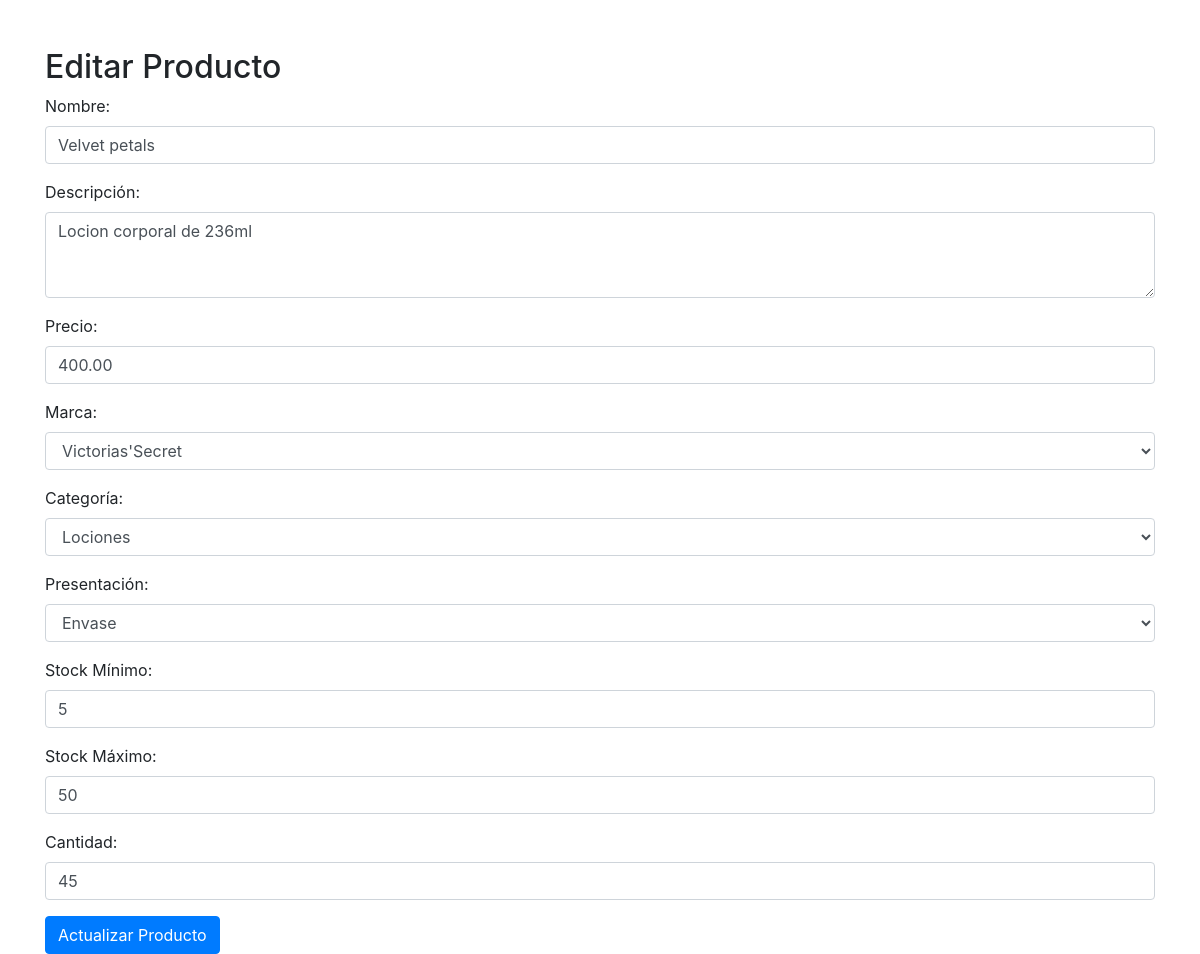
The page /editar_producto.php?id=1 on the database its author committed.
### tables this page shows
CREATE TABLE `producto`  (
  `id` int NOT NULL AUTO_INCREMENT,
  `nombre` varchar(255) NOT NULL,
  `descripcion` text NULL,
  `precio` decimal(10, 2) NOT NULL,
  `id_marca` int NULL DEFAULT NULL,
  `id_categoria` int NULL DEFAULT NULL,
  `id_presentacion` int NULL DEFAULT NULL,
  `stock_minimo` int NULL DEFAULT 0,
  `stock_maximo` int NULL DEFAULT 0,
  `cantidad` int NULL DEFAULT 0,
  `imagen_url` varchar(255) NULL DEFAULT NULL,
  PRIMARY KEY (`id`) USING BTREE,
  INDEX `id_marca`(`id_marca` ASC) USING BTREE,
  INDEX `id_categoria`(`id_categoria` ASC) USING BTREE,
  INDEX `id_presentacion`(`id_presentacion` ASC) USING BTREE,
  CONSTRAINT `producto_ibfk_1` FOREIGN KEY (`id_marca`) REFERENCES `marca` (`id`) ON DELETE RESTRICT ON UPDATE RESTRICT,
  CONSTRAINT `producto_ibfk_2` FOREIGN KEY (`id_categoria`) REFERENCES `categoria` (`id`) ON DELETE RESTRICT ON UPDATE RESTRICT,
  CONSTRAINT `producto_ibfk_3` FOREIGN KEY (`id_presentacion`) REFERENCES `presentacion` (`id`) ON DELETE RESTRICT ON UPDATE RESTRICT
);

### editar_producto.php (the view, shortened to what this page needs)
<!DOCTYPE html>
<html lang="en">
<head>
    <link href="https://stackpath.bootstrapcdn.com/bootstrap/4.5.2/css/bootstrap.min.css" rel="stylesheet">
</head>
<body>
    <div class="container mt-5">
        <h2>Editar Producto</h2>
        <?php
        include("conexion/conectar-mysql.php");
        if (isset($_GET['id'])) {
            $id = $_GET['id'];
            $query = "SELECT * FROM Producto WHERE id = $id";
            $result = mysqli_query($conexion, $query);
            if (mysqli_num_rows($result) == 1) {
                $row = mysqli_fetch_assoc($result);
                $nombre = $row['nombre'];
                $descripcion = $row['descripcion'];
                $precio = $row['precio'];
                $id_marca = $row['id_marca'];
                $id_categoria = $row['id_categoria'];
                $id_presentacion = $row['id_presentacion'];
                $stock_minimo = $row['stock_minimo'];
                $stock_maximo = $row['stock_maximo'];
                $cantidad = $row['cantidad'];
            }
        }
        ?>
        <form method="POST">
            <div class="form-group">
                <label for="nombre">Nombre:</label>
                <input type="text" class="form-control" id="nombre" name="nombre" value="<?php echo $nombre; ?>" required>
            </div>
            <div class="form-group">
                <label for="descripcion">Descripción:</label>
                <textarea class="form-control" id="descripcion" name="descripcion" rows="3"><?php echo $descripcion; ?></textarea>
            </div>
            <div class="form-group">
                <label for="precio">Precio:</label>
                <input type="text" class="form-control" id="precio" name="precio" value="<?php echo $precio; ?>" required>
            </div>
            <div class="form-group">
                <label for="id_marca">Marca:</label>
                <select class="form-control" id="id_marca" name="id_marca" required>
                    <?php
                    $query_marcas = "SELECT * FROM Marca";
                    $result_marcas = mysqli_query($conexion, $query_marcas);
                    while ($marca = mysqli_fetch_assoc($result_marcas)) {
                        $selected = ($marca['id'] == $id_marca) ? 'selected' : '';
                        echo "<option value='" . $marca['id'] . "' $selected>" . $marca['nombre'] . "</option>";
                    }
                    ?>
                </select>
            </div>
            <div class="form-group">
                <label for="id_categoria">Categoría:</label>
                <select class="form-control" id="id_categoria" name="id_categoria" required>
                    <?php
                    $query_categorias = "SELECT * FROM Categoria";
                    $result_categorias = mysqli_query($conexion, $query_categorias);
                    while ($categoria = mysqli_fetch_assoc($result_categorias)) {
                        $selected = ($categoria['id'] == $id_categoria) ? 'selected' : '';
                        echo "<option value='" . $categoria['id'] . "' $selected>" . $categoria['nombre'] . "</option>";
                    }
                    ?>
                </select>
            </div>
            <div class="form-group">
                <label for="id_presentacion">Presentación:</label>
                <select class="form-control" id="id_presentacion" name="id_presentacion" required>
                    <?php
                    $query_presentaciones = "SELECT * FROM Presentacion";
                    $result_presentaciones = mysqli_query($conexion, $query_presentaciones);
                    while ($presentacion = mysqli_fetch_assoc($result_presentaciones)) {
                        $selected = ($presentacion['id'] == $id_presentacion) ? 'selected' : '';
                        echo "<option value='" . $presentacion['id'] . "' $selected>" . $presentacion['nombre'] . "</option>";
                    }
                    ?>
                </select>
            </div>
            <div class="form-group">
                <label for="stock_minimo">Stock Mínimo:</label>
                <input type="number" class="form-control" id="stock_minimo" name="stock_minimo" value="<?php echo $stock_minimo; ?>" required>
            </div>
            <div class="form-group">
                <label for="stock_maximo">Stock Máximo:</label>
                <input type="number" class="form-control" id="stock_maximo" name="stock_maximo" value="<?php echo $stock_maximo; ?>" required>
            </div>
            <div class="form-group">
                <label for="cantidad">Cantidad:</label>
                <input type="number" class="form-control" id="cantidad" name="cantidad" value="<?php echo $cantidad; ?>" required>
            </div>
            <button type="submit" class="btn btn-primary">Actualizar Producto</button>
        </form>
    </div>
</body>
</html>

### rows shown on the page
producto: nombre "Velvet petals", descripcion "Locion corporal de 236ml", precio "400.00", stock_minimo "5", stock_maximo "50", cantidad "45"

### other values the page prints
form field id_marca "Victorias'Secret"
form field id_categoria "Lociones"
form field id_presentacion "Envase"
